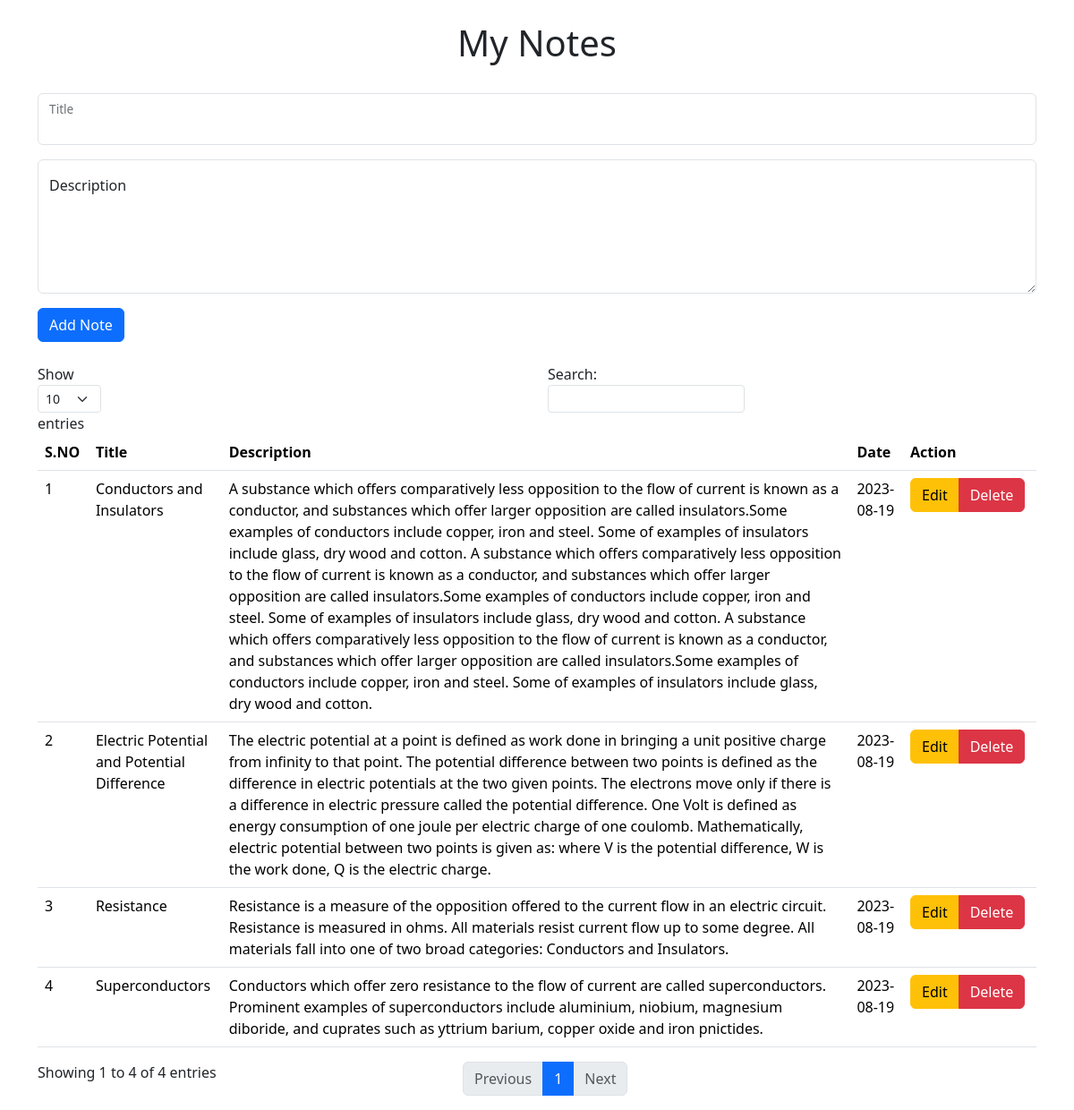
The page / on the database its author committed.
### tables this page shows
CREATE TABLE `notes` (
  `sno` int(11) NOT NULL,
  `title` varchar(256) NOT NULL,
  `descr` text NOT NULL,
  `date` datetime DEFAULT current_timestamp()
);

### index.php (the view, shortened to what this page needs)
<!doctype html>
<html lang="en">
<?php
include('conn.php');
?>
<head>
    <link href="https://cdn.jsdelivr.net/npm/bootstrap@5.3.1/dist/css/bootstrap.min.css" rel="stylesheet"
>
</head>
<body>
    <div class="container">
        <div class="modal fade" id="editModal" tabindex="-1" aria-labelledby="exampleModalLabel" aria-hidden="true">
        </div>
        <h1 class="text-center mt-4">My Notes</h1>
        <br>
        <form action="index.php" method="post">
            <div class="form-floating mb-3">
                <input class="form-control" id="floatingInput" name="title">
                <label for="floatingInput">Title</label>
            </div>
            <div class="form-floating">
                <textarea class="form-control" style="height: 150px" placeholder="Leave a comment here"
                    id="floatingTextarea" name="desc"></textarea>
                <label for="floatingTextarea">Description</label>
            </div>
            <div class="col-auto">
                <button type="submit" class="btn btn-primary mt-3">Add Note</button>
            </div>
        </form>
        <br>
        <table id="dtBasicExample" class="table ">
            <thead>
                <tr>
                    <th class="th-sm">S.NO</th>
                    <th class="th-sm">Title
                    </th>
                    <th class="th-sm">Description
                    </th>
                    <th class="th-sm">Date
                    </th>
                    <th class="th-sm">
                        Action
                    </th>
                </tr>
            </thead>
            <tbody>
                <?php
                $sql = 'SELECT * FROM `notes`';
                $result = mysqli_query($conn, $sql);
                $sno = 0;
                if (mysqli_num_rows($result) > 0) {
                    while ($output = mysqli_fetch_assoc($result)) {
                        $sno = $sno + 1;
                        $date = substr($output["date"], 0, 10);
                        echo "<tr>
                    <td>{$sno}</td>
                    <td>{$output["title"]}</td>
                    <td>{$output["descr"]}</td>
                    <td>{$date}</td>
                    <td><div class='btn-group' role='group' aria-label='Basic mixed styles example'>
                            <button type='button' class='btn btn-warning updatebtn editbtn' data-bs-toggle='modal' data-bs-target='#editModal' id='{$output["sno"]}'>Edit</button>
                            <button type='button' class='btn btn-danger' onclick='deleteNote({$output["sno"]})'>Delete</button>
                        </div></td>
                </tr>";
                    }
                }
                ?>
            </tbody>
        </table>
    </div>
</body>
</html>

### rows shown on the page
notes: title "Conductors and Insulators", descr "A substance which offers comparatively less opposition to the flow of current is known as a conductor, and substances which offer larger opposition are called insulators.Some examples of conductors include copper, iron and steel. Some of examples of insulators include glass, dry wood and cotton. A substance which offers comparatively less opposition to the flow of current is known as a conductor, and substances which offer larger opposition are called insulators.Some examples of conductors include copper, iron and steel. Some of examples of insulators include glass, dry wood and cotton. A substance which offers comparatively less opposition to the flow of current is known as a conductor,…", date "2023-08-19"
notes: title "Electric Potential and Potential Difference", descr "The electric potential at a point is defined as work done in bringing a unit positive charge from infinity to that point. The potential difference between two points is defined as the difference in electric potentials at the two given points. The electrons move only if there is a difference in electric pressure called the potential difference. One Volt is defined as energy consumption of one joule per electric charge of one coulomb. Mathematically, electric potential between two points is given as: where V is the potential difference, W is the work done, Q is the electric charge.", date "2023-08-19"
notes: title "Resistance", descr "Resistance is a measure of the opposition offered to the current flow in an electric circuit. Resistance is measured in ohms. All materials resist current flow up to some degree. All materials fall into one of two broad categories: Conductors and Insulators.", date "2023-08-19"
notes: title "Superconductors", descr "Conductors which offer zero resistance to the flow of current are called superconductors. Prominent examples of superconductors include aluminium, niobium, magnesium diboride, and cuprates such as yttrium barium, copper oxide and iron pnictides.", date "2023-08-19"
